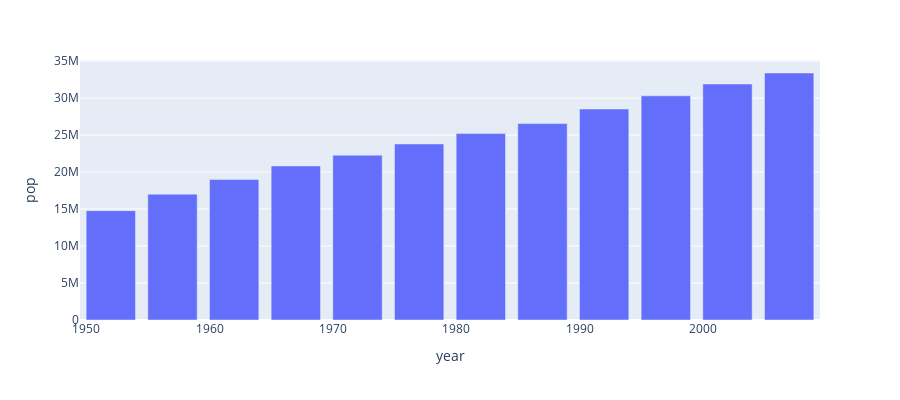

Notebook source saved alongside this figure:
### Markdown cell above
# Quick Visualisations with Custom Bar Charts

### Code cell
#first we are going to visualise the data of canada
data_canada = px.data.gapminder().query("country == 'Canada'")
fig = px.bar(data_canada, x='year', y='pop',height=400)
fig.show()

### Figure 1 — Plotly figure (JSON) as saved in the notebook; plotly's stock layout.template omitted (floating-point values rounded to 4 significant figures)
{"data": [{"alignmentgroup": "True", "hovertemplate": "year=%{x}<br>pop=%{y}<extra></extra>", "legendgroup": "", "marker": {"color": "#636efa"}, "name": "", "offsetgroup": "", "orientation": "v", "showlegend": false, "textposition": "auto", "type": "bar", "x": [1952, 1957, 1962, 1967, 1972, 1977, 1982, 1987, 1992, 1997, 2002, 2007], "xaxis": "x", "y": [14785584, 17010154, 18985849, 20819767, 22284500, 23796400, 25201900, 26549700, 28523502, 30305843, 31902268, 33390141], "yaxis": "y"}], "layout": {"barmode": "relative", "height": 400, "legend": {"tracegroupgap": 0}, "margin": {"t": 60}, "xaxis": {"anchor": "y", "domain": [0, 1], "title": {"text": "year"}}, "yaxis": {"anchor": "x", "domain": [0, 1], "title": {"text": "pop"}}}}
